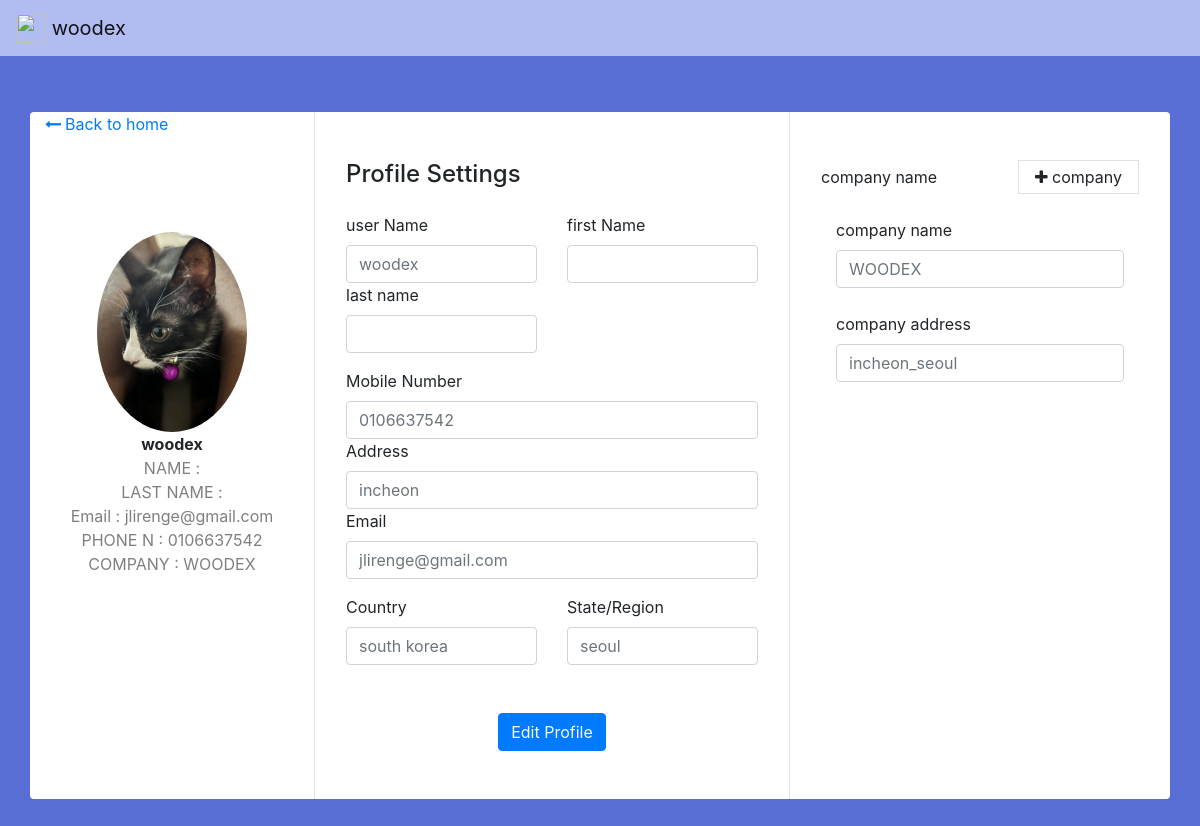
/profile/ (signed in), run on the app's committed database.
### user/models.py (models this page shows, shortened)
class CustomerProfile(models.Model):
    user = models.OneToOneField(User, on_delete=models.CASCADE)
    first_name = models.CharField(max_length=50)
    last_name = models.CharField(max_length=50)
    address = models.CharField(max_length=200, null=True)
    company_name = models.CharField(max_length=100)
    company_address = models.CharField(max_length=200, null=True)
    country_category = models.CharField(max_length=20, choices=COUNTRY_CATEGORIES, default='south korea')
    region = models.CharField(max_length=100, null=True)
    phone_number = models.CharField(max_length=15)
    kakao_talk_login = models.CharField(max_length=50)
    image = models.ImageField(default="Profile_Images/1_0_0_20161219140623097.jpg",upload_to='Profile_Images', null=False)

### user/views.py (the view)
# urls.py: path('profile/', user_view.profile, name='user_profile'),
@login_required
def profile(request):
    user_profile = request.user.customerprofile
    return render(request, 'user/profile.html', {'user_profile': user_profile})

### templates/User/profile.html (shortened to what this page needs)
{% extends "partials/nav.html" %}
{% load crispy_forms_tags %}
{%block content%}
    <!doctype html>
<html lang="en">
  <head>
    <link rel="stylesheet" href="https://cdn.jsdelivr.net/npm/bootstrap@4.6.2/dist/css/bootstrap.min.css">
    <link href="https://maxcdn.bootstrapcdn.com/font-awesome/4.7.0/css/font-awesome.min.css" rel="stylesheet">
    <nav class="navbar navbar-light " style="background-color: #b1bcf0;">
        <a class="navbar-brand" href="{% url 'index' %}">
          <img src="https://woodex.co.kr/web/upload/category/editor/2019/08/27/b8359dfe469202dd93ca5eadcf0b2950.png" width="30" height="30" class="d-inline-block align-top" alt="">
          woodex
        </a>
      </nav>
  </head>
  <body>
    <nav class="navbar navbar-expand-lg navbar-light position-static" style="background-color: #596ed4;">
    <div class="container rounded bg-white mt-5 mb-5">
        <div class="row">
            <div class="col-md-3 border-right">
                <div class="d-flex flex-row align-items-center back"><a href="{% url 'index' %}"><i class="fa fa-long-arrow-left mr-1 mb-1"></i>Back to home</a>
                </div>
                <div class="d-flex flex-column align-items-center text-center p-3 py-5"><img class="rounded-circle mt-5" width="150px" src="{{user_profile.image.url}}"><span class="font-weight-bold">{{user.username}}</span><span class="text-black-50">NAME : {{user.first_name}}</span>
                    <span class="text-black-50">LAST NAME : {{user.last_name}}</span>
                    <span class="text-black-50">Email : {{user.email }}</span>
                    <span class="text-black-50">PHONE N : {{user_profile.phone_number }}</span>
                    <span class="text-black-50">COMPANY : {{user_profile.company_name }}</span>
                    </div>
            </div>
            <div class="col-md-5 border-right">
                <div class="p-3 py-5">
                    <div class="d-flex justify-content-between align-items-center mb-3">
                        <h4 class="text-right">Profile Settings</h4>
                    </div>
                    <div class="row mt-2">
                        <div class="col-md-6"><label class="labels">user Name</label><input type="text" class="form-control" placeholder="{{user_profile.user.username}}" value=""></div>
                        <div class="col-md-6"><label class="labels">first Name</label><input type="text" class="form-control" placeholder="{{user.first_name}}" value=""></div>
                        <div class="col-md-6"><label class="labels">last name</label><input type="text" class="form-control" value="" placeholder="{{user.last_name}}"></div>
                    </div>
                    <div class="row mt-3">
                        <div class="col-md-12"><label class="labels">Mobile Number</label><input type="text" class="form-control" placeholder="{{user_profile.phone_number}}" value=""></div>
                        <div class="col-md-12"><label class="labels">Address </label><input type="text" class="form-control" placeholder="{{user_profile.address}}" value=""></div>
                        <div class="col-md-12"><label class="labels">Email </label><input type="text" class="form-control" placeholder="{{user_profile.user.email}}" value=""></div>
                    </div>
                    <div class="row mt-3">
                        <div class="col-md-6"><label class="labels">Country</label><input type="text" class="form-control" placeholder="{{user_profile.country_category}}" value=""></div>
                        <div class="col-md-6"><label class="labels">State/Region</label><input type="text" class="form-control" value="" placeholder="{{user_profile.region}}"></div>
                    </div>
                    <div class="mt-5 text-center"><button class="btn btn-primary profile-button" type="button"><a class="text-light" href="{%url 'user_profile-update'%}">Edit Profile </a></button></div>
                </div>
            </div>
            <div class="col-md-4">
                <div class="p-3 py-5">
                    <div class="d-flex justify-content-between align-items-center experience"><span> company name</span><span class="border px-3 p-1 add-experience"><i class="fa fa-plus"></i>&nbsp;company </span></div><br>
                    <div class="col-md-12"><label class="labels">company name</label><input type="text" class="form-control" placeholder="{{user_profile.company_name}}" value=""></div> <br>
                    <div class="col-md-12"><label class="labels">company address</label><input type="text" class="form-control" placeholder="{{user_profile.company_address}}" value=""></div>
                </div>
            </div>
        </div>
    </div>
  </body>
</html>
{%endblock%}

### data on the page
CustomerProfile: image (picture), phone_number "0106637542", company_name "WOODEX", user.username "woodex", address "incheon", user.email "jlirenge@gmail.com", country_category "south korea", region "seoul", company_address "incheon_seoul"

### other printed values
{{ user.username }} "woodex"
{{ user.email }} "jlirenge@gmail.com"
